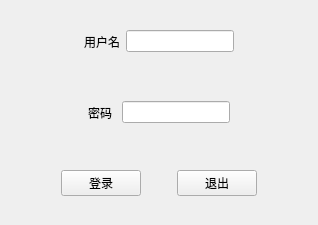
<?xml version="1.0" encoding="UTF-8"?>
<ui version="4.0">
 <class>MainWindow</class>
 <widget class="QMainWindow" name="MainWindow">
  <property name="geometry">
   <rect>
    <x>0</x>
    <y>0</y>
    <width>318</width>
    <height>225</height>
   </rect>
  </property>
  <property name="windowTitle">
   <string>MainWindow</string>
  </property>
  <widget class="QWidget" name="centralwidget">
   <layout class="QVBoxLayout" name="verticalLayout">
    <item>
     <widget class="QWidget" name="widget" native="true">
      <layout class="QHBoxLayout" name="horizontalLayout_3">
       <item>
        <spacer name="horizontalSpacer">
         <property name="orientation">
          <enum>Qt::Horizontal</enum>
         </property>
         <property name="sizeHint" stdset="0">
          <size>
           <width>40</width>
           <height>20</height>
          </size>
         </property>
        </spacer>
       </item>
       <item>
        <widget class="QLabel" name="label">
         <property name="text">
          <string>用户名</string>
         </property>
        </widget>
       </item>
       <item>
        <widget class="QLineEdit" name="lineEdit"/>
       </item>
       <item>
        <spacer name="horizontalSpacer_2">
         <property name="orientation">
          <enum>Qt::Horizontal</enum>
         </property>
         <property name="sizeHint" stdset="0">
          <size>
           <width>40</width>
           <height>20</height>
          </size>
         </property>
        </spacer>
       </item>
      </layout>
     </widget>
    </item>
    <item>
     <widget class="QWidget" name="widget_2" native="true">
      <layout class="QHBoxLayout" name="horizontalLayout">
       <item>
        <spacer name="horizontalSpacer_3">
         <property name="orientation">
          <enum>Qt::Horizontal</enum>
         </property>
         <property name="sizeHint" stdset="0">
          <size>
           <width>40</width>
           <height>20</height>
          </size>
         </property>
        </spacer>
       </item>
       <item>
        <widget class="QLabel" name="label_2">
         <property name="text">
          <string>密码 </string>
         </property>
        </widget>
       </item>
       <item>
        <widget class="QLineEdit" name="lineEdit_2">
         <property name="echoMode">
          <enum>QLineEdit::Password</enum>
         </property>
        </widget>
       </item>
       <item>
        <spacer name="horizontalSpacer_4">
         <property name="orientation">
          <enum>Qt::Horizontal</enum>
         </property>
         <property name="sizeHint" stdset="0">
          <size>
           <width>40</width>
           <height>20</height>
          </size>
         </property>
        </spacer>
       </item>
      </layout>
     </widget>
    </item>
    <item>
     <widget class="QWidget" name="widget_3" native="true">
      <layout class="QHBoxLayout" name="horizontalLayout_2">
       <item>
        <spacer name="horizontalSpacer_5">
         <property name="orientation">
          <enum>Qt::Horizontal</enum>
         </property>
         <property name="sizeHint" stdset="0">
          <size>
           <width>40</width>
           <height>20</height>
          </size>
         </property>
        </spacer>
       </item>
       <item>
        <widget class="QPushButton" name="pushButton">
         <property name="text">
          <string>登录</string>
         </property>
        </widget>
       </item>
       <item>
        <spacer name="horizontalSpacer_7">
         <property name="orientation">
          <enum>Qt::Horizontal</enum>
         </property>
         <property name="sizeType">
          <enum>QSizePolicy::Fixed</enum>
         </property>
         <property name="sizeHint" stdset="0">
          <size>
           <width>30</width>
           <height>20</height>
          </size>
         </property>
        </spacer>
       </item>
       <item>
        <widget class="QPushButton" name="pushButton_2">
         <property name="text">
          <string>退出</string>
         </property>
        </widget>
       </item>
       <item>
        <spacer name="horizontalSpacer_6">
         <property name="orientation">
          <enum>Qt::Horizontal</enum>
         </property>
         <property name="sizeHint" stdset="0">
          <size>
           <width>40</width>
           <height>20</height>
          </size>
         </property>
        </spacer>
       </item>
      </layout>
     </widget>
    </item>
   </layout>
  </widget>
 </widget>
 <resources/>
 <connections/>
</ui>
